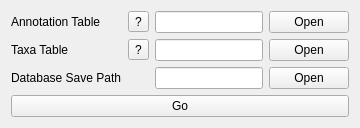
             <widget class="QWidget" name="tab_14">
              <attribute name="title">
               <string>From Own Table</string>
              </attribute>
              <layout class="QGridLayout" name="gridLayout_32">
               <item row="2" column="2">
                <widget class="QLineEdit" name="lineEdit_db_own_taxa_path"/>
               </item>
               <item row="3" column="0">
                <widget class="QLabel" name="label_88">
                 <property name="text">
                  <string>Database Save Path</string>
                 </property>
                </widget>
               </item>
               <item row="0" column="0">
                <widget class="QLabel" name="label_86">
                 <property name="text">
                  <string>Annotation Table</string>
                 </property>
                </widget>
               </item>
               <item row="0" column="1">
                <widget class="QToolButton" name="toolButton_db_own_anno_help">
                 <property name="text">
                  <string>?</string>
                 </property>
                </widget>
               </item>
               <item row="2" column="0">
                <widget class="QLabel" name="label_87">
                 <property name="text">
                  <string>Taxa Table</string>
                 </property>
                </widget>
               </item>
               <item row="3" column="3">
                <widget class="QPushButton" name="pushButton_db_own_open_db_save_path">
                 <property name="text">
                  <string>Open</string>
                 </property>
                </widget>
               </item>
               <item row="0" column="2">
                <widget class="QLineEdit" name="lineEdit_db_own_anno_path"/>
               </item>
               <item row="2" column="3">
                <widget class="QPushButton" name="pushButton_db_own_open_taxa">
                 <property name="text">
                  <string>Open</string>
                 </property>
                </widget>
               </item>
               <item row="0" column="3">
                <widget class="QPushButton" name="pushButton_db_own_open_anno">
                 <property name="text">
                  <string>Open</string>
                 </property>
                </widget>
               </item>
               <item row="2" column="1">
                <widget class="QToolButton" name="toolButton_own_taxa_help">
                 <property name="text">
                  <string>?</string>
                 </property>
                </widget>
               </item>
               <item row="3" column="2">
                <widget class="QLineEdit" name="lineEdit_db_own_db_save_path"/>
               </item>
               <item row="4" column="0" colspan="4">
                <widget class="QPushButton" name="pushButton_db_own_run_build_db">
                 <property name="text">
                  <string>Go</string>
                 </property>
                </widget>
               </item>
              </layout>
             </widget>
